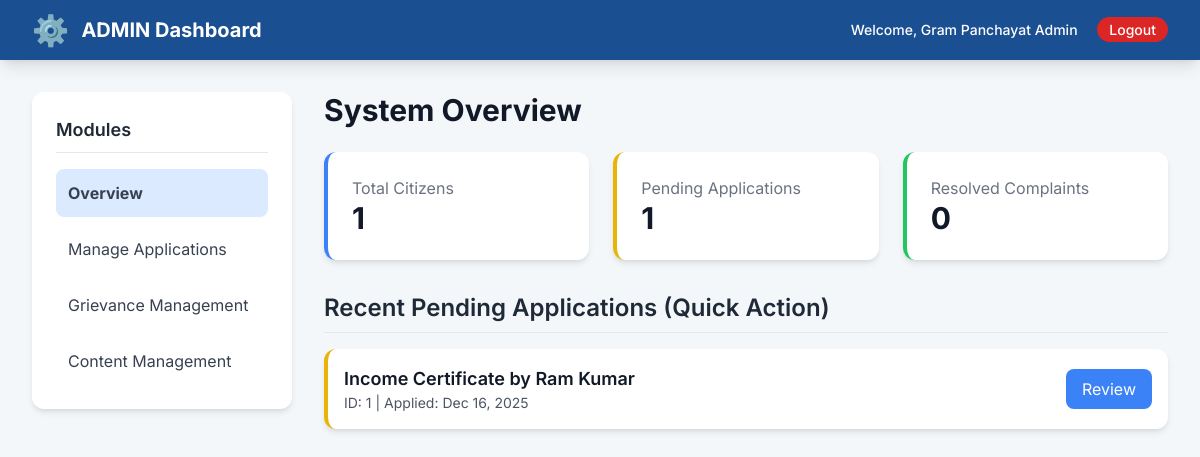
Page /admin_dashboard.php (signed in) on the committed database.
### tables this page shows
CREATE TABLE `applications` (
  `application_id` INT(11) NOT NULL AUTO_INCREMENT,
  `user_id` INT(11) NOT NULL,
  `certificate_type` VARCHAR(100) NOT NULL,
  `application_details` TEXT NOT NULL,
  `document_path` VARCHAR(255) NOT NULL,
  `status` ENUM('Pending', 'In Review', 'Approved', 'Rejected') NOT NULL DEFAULT 'Pending',
  `remark` TEXT,
  `certificate_download_path` VARCHAR(255) DEFAULT NULL,
  `applied_at` TIMESTAMP DEFAULT CURRENT_TIMESTAMP,
  `updated_at` TIMESTAMP DEFAULT CURRENT_TIMESTAMP ON UPDATE CURRENT_TIMESTAMP,
  PRIMARY KEY (`application_id`),
  FOREIGN KEY (`user_id`) REFERENCES `users`(`user_id`) ON DELETE CASCADE
);

CREATE TABLE `users` (
  `user_id` INT(11) NOT NULL AUTO_INCREMENT,
  `full_name` VARCHAR(255) NOT NULL,
  `aadhaar_number` VARCHAR(12) NOT NULL UNIQUE,
  `phone_number` VARCHAR(15) NOT NULL,
  `email` VARCHAR(255) NOT NULL UNIQUE,
  `password_hash` VARCHAR(255) NOT NULL,
  `role` ENUM('citizen', 'staff', 'admin') NOT NULL DEFAULT 'citizen',
  `created_at` TIMESTAMP DEFAULT CURRENT_TIMESTAMP,
  PRIMARY KEY (`user_id`)
);

### admin_dashboard.php (the view, shortened to what this page needs)
<?php
require_once 'includes/db_connect.php';
$user_role = $_SESSION['role'];
$page = $_GET['action'] ?? 'home';
$applications = $pdo->query("
    SELECT a.*, u.full_name, u.email
    FROM applications a
    JOIN users u ON a.user_id = u.user_id
    ORDER BY a.applied_at DESC
")->fetchAll();
$complaints = $pdo->query("
    SELECT c.*, u.full_name, u.email
    FROM complaints c
    JOIN users u ON c.user_id = u.user_id
    ORDER BY c.submitted_at DESC
")->fetchAll();
?>
<!DOCTYPE html>
<html lang="en">
<head>
    <script src="https://cdn.tailwindcss.com"></script>
</head>
<body>
    <header class="gov-blue text-white shadow-lg">
        <div class="max-w-7xl mx-auto px-4 sm:px-6 lg:px-8 py-3 flex justify-between items-center">
            <div class="flex items-center space-x-3">
                <span class="text-3xl">⚙️</span>
                <span class="text-xl font-bold"><?= strtoupper($user_role) ?> Dashboard</span>
            </div>
            <div class="text-sm font-medium">
                <span>Welcome, <?= htmlspecialchars($_SESSION['full_name']) ?></span>
                <a href="logout.php" class="ml-4 bg-red-600 px-3 py-1 rounded-full hover:bg-red-700 transition">Logout</a>
            </div>
        </div>
    </header>
    <div class="max-w-7xl mx-auto px-4 sm:px-6 lg:px-8 py-8">
        <div class="grid grid-cols-1 lg:grid-cols-4 gap-8">
            <nav class="lg:col-span-1 bg-white p-6 rounded-xl card-shadow h-min">
                <h3 class="text-lg font-semibold text-gray-800 mb-4 border-b pb-2">Modules</h3>
                <ul class="space-y-2">
                    <li><a href="?action=home" class="block p-3 rounded-lg text-gray-700 hover:bg-blue-50 transition duration-150 <?= $page == 'home' ? 'bg-blue-100 font-bold text-gov-blue' : '' ?>">Overview</a></li>
                    <li><a href="?action=applications" class="block p-3 rounded-lg text-gray-700 hover:bg-blue-50 transition duration-150 <?= $page == 'applications' ? 'bg-blue-100 font-bold text-gov-blue' : '' ?>">Manage Applications</a></li>
                    <li><a href="?action=grievances" class="block p-3 rounded-lg text-gray-700 hover:bg-blue-50 transition duration-150 <?= $page == 'grievances' ? 'bg-blue-100 font-bold text-gov-blue' : '' ?>">Grievance Management</a></li>
                    <li><a href="?action=content" class="block p-3 rounded-lg text-gray-700 hover:bg-blue-50 transition duration-150 <?= $page == 'content' ? 'bg-blue-100 font-bold text-gov-blue' : '' ?>">Content Management</a></li>
                </ul>
            </nav>
            <div class="lg:col-span-3">
                <?php
                switch ($page) {
                    case 'home':
                        $total_users = $pdo->query("SELECT COUNT(*) FROM users WHERE role = 'citizen'")->fetchColumn();
                        $pending_apps = count(array_filter($applications, fn($app) => $app['status'] == 'Pending'));
                        $resolved_comps = count(array_filter($complaints, fn($comp) => $comp['status'] == 'Resolved'));
                        ?>
                        <h1 class="text-3xl font-bold text-gray-900 mb-6">System Overview</h1>
                        <div class="grid grid-cols-1 md:grid-cols-3 gap-6 mb-8">
                            <div class="bg-white p-6 rounded-xl card-shadow border-l-4 border-blue-500">
                                <p class="text-gray-500">Total Citizens</p>
                                <p class="text-3xl font-bold text-gray-900"><?= $total_users ?></p>
                            </div>
                            <div class="bg-white p-6 rounded-xl card-shadow border-l-4 border-yellow-500">
                                <p class="text-gray-500">Pending Applications</p>
                                <p class="text-3xl font-bold text-gray-900"><?= $pending_apps ?></p>
                            </div>
                            <div class="bg-white p-6 rounded-xl card-shadow border-l-4 border-green-500">
                                <p class="text-gray-500">Resolved Complaints</p>
                                <p class="text-3xl font-bold text-gray-900"><?= $resolved_comps ?></p>
                            </div>
                        </div>
                        <h2 class="text-2xl font-semibold text-gray-800 mb-4 border-b pb-2">Recent Pending Applications (Quick Action)</h2>
                        <div class="space-y-4">
                            <?php
                            $recent_pending = array_filter($applications, fn($app) => $app['status'] == 'Pending');
                            $recent_pending = array_slice($recent_pending, 0, 5);
                            if (empty($recent_pending)): ?>
                                <p class="text-gray-500 p-4 bg-white rounded-lg card-shadow">No pending applications right now. Excellent!</p>
                            <?php else: ?>
                                <?php foreach ($recent_pending as $app): ?>
                                    <div class="p-4 bg-white rounded-xl card-shadow border-l-4 border-yellow-500 flex justify-between items-center">
                                        <div>
                                            <h3 class="font-semibold text-lg text-gray-900"><?= htmlspecialchars($app['certificate_type']) ?> by <?= htmlspecialchars($app['full_name']) ?></h3>
                                            <p class="text-sm text-gray-600">ID: <?= $app['application_id'] ?> | Applied: <?= date('M d, Y', strtotime($app['applied_at'])) ?></p>
                                        </div>
                                        <a href="?action=applications&view_id=<?= $app['application_id'] ?>" class="bg-blue-500 text-white px-4 py-2 rounded-lg hover:bg-blue-600 transition">Review</a>
                                    </div>
                                <?php endforeach; ?>
                            <?php endif; ?>
                        </div>
                        <?php
                        break;
                            ?>
                            <?php
                }
                ?>
            </div>
        </div>
    </div>
</body>
</html>

### admin_dashboard.php (style rules this page uses)
body { font-family: 'Inter', sans-serif; background-color: #f4f7f9; }
.gov-blue { background-color: #1a4f91; }
.card-shadow { box-shadow: 0 4px 6px -1px rgba(0, 0, 0, 0.1), 0 2px 4px -2px rgba(0, 0, 0, 0.06); }

### rows in the picture
applications: certificate_type "Income Certificate", user.full_name "Ram Kumar", application_id "1", applied_at "Dec 16, 2025"

### other values in the picture
$user_role "ADMIN"
$_SESSION['full_name'] "Gram Panchayat Admin"
$total_users "1"
$pending_apps "1"
$resolved_comps "0"
